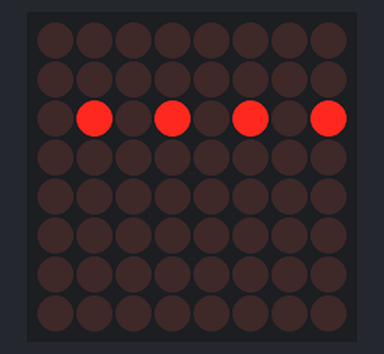
Recording of a sketch running on a simulated Arduino Uno, built with avr-gcc and run on an emulated ATmega328P. Parts: 8×8 LED matrix.

Above: at 0.1 s.

The sketch:

matrix_first.ino
```cpp
#include <LedControl.h>

LedControl lc = LedControl(12, 11, 10, 1);

void setup() {
  // put your setup code here, to run once:
  lc.shutdown(0, false);
  lc.setIntensity(0, 1);
  lc.clearDisplay(0);
}

void triangle() {
  lc.setLed(0, 3, 2, 1);
  lc.setLed(0, 3, 3, 1);
  lc.setLed(0, 3, 4, 1);
  lc.setLed(0, 3, 5, 1);
  lc.setLed(0, 3, 6, 1);
  lc.setLed(0, 2, 3, 1);
  lc.setLed(0, 2, 4, 1);
  lc.setLed(0, 2, 5, 1);
  lc.setLed(0, 1, 4, 1);
}

void blank_square() {
  lc.setLed(0, 1, 1, 1);
  lc.setLed(0, 2, 1, 1);
  lc.setLed(0, 3, 1, 1);
  lc.setLed(0, 4, 1, 1);
  lc.setLed(0, 5, 1, 1);
  lc.setLed(0, 6, 1, 1);
  lc.setLed(0, 1, 2, 1);
  lc.setLed(0, 6, 2, 1);
  lc.setLed(0, 1, 3, 1);
  lc.setLed(0, 6, 3, 1);
  lc.setLed(0, 1, 4, 1);
  lc.setLed(0, 6, 4, 1);
  lc.setLed(0, 1, 5, 1);
  lc.setLed(0, 6, 5, 1);
  lc.setLed(0, 1, 6, 1);
  lc.setLed(0, 2, 6, 1);
  lc.setLed(0, 3, 6, 1);
  lc.setLed(0, 4, 6, 1);
  lc.setLed(0, 5, 6, 1);
  lc.setLed(0, 6, 6, 1);
}

void loop() {
  lc.setRow(0, 2, B01010101);
}
```
